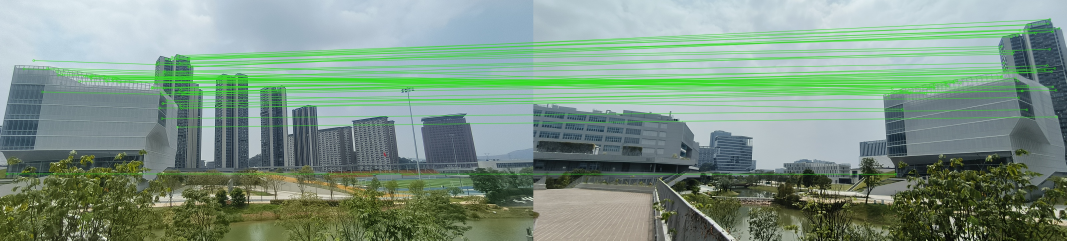
#> input picture homework/hw2/results/matches.jpg, 3200 x 722 px (shown at 1/3 size)
$ python stitch.py ../results/matches.jpg ../results/panorama.jpg
#> lines starting #> are read from the running program, lines starting #| are printed output that depends on the picture
"""Feature-based two-image panorama. Run: python stitch.py picture1.jpg picture2.jpg --out results"""
from pathlib import Path
import argparse, json, platform
import cv2
import numpy as np

def read(path):
#> called with path = '../results/matches.jpg'
    im = cv2.imdecode(np.fromfile(str(path), np.uint8), cv2.IMREAD_COLOR)
#> im is the input picture: shape (722, 3200, 3); mean B, G, R 132.6, 149, 125.1
    if im is None: raise ValueError(f'Cannot read {path}')
    return im

def save(path, im):
    suffix = Path(path).suffix
    ok, data = cv2.imencode(suffix, im)
    if not ok: raise ValueError('Image encoding failed')
    data.tofile(str(path))

def main():
    ap=argparse.ArgumentParser()
    ap.add_argument('image1'); ap.add_argument('image2')
    ap.add_argument('--out', default='results')
    args=ap.parse_args(); out=Path(args.out); out.mkdir(parents=True,exist_ok=True)
    cv2.setRNGSeed(20260929); cv2.setNumThreads(1)
    ims=[read(args.image1), read(args.image2)]
#> call 2 of read, with path = '../results/panorama.jpg'
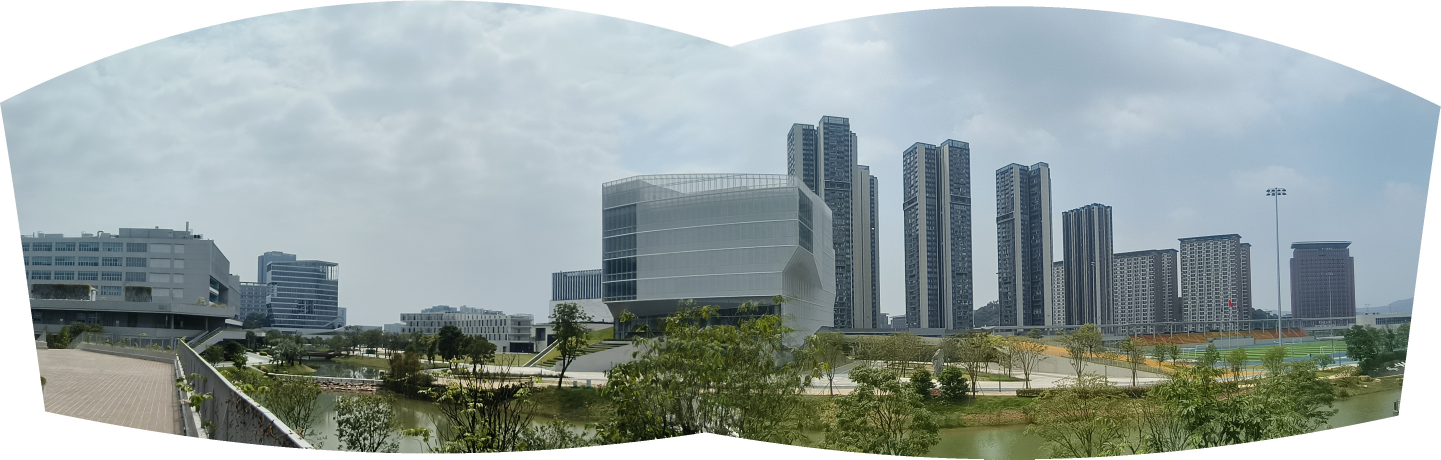
#> input picture homework/hw2/results/panorama.jpg, 4322 x 1378 px (shown at 1/3 size)
#> in read, im is the input picture: shape (1378, 4322, 3); mean B, G, R 162.9, 164.2, 152.9
    scales=[min(1.,1600/im.shape[1]) for im in ims]
#> scales = [0.5, 0.37]
    small=[cv2.resize(im,None,fx=s,fy=s,interpolation=cv2.INTER_AREA) for im,s in zip(ims,scales)]
#> small = 2 items
    sift=cv2.SIFT_create(nfeatures=8000, contrastThreshold=0.025)
    kd=[sift.detectAndCompute(cv2.cvtColor(im,cv2.COLOR_BGR2GRAY),None) for im in small]
#> kd = 2 items
    k1,d1=kd[0]; k2,d2=kd[1]
#> after `k1, d1 = kd[0]`:
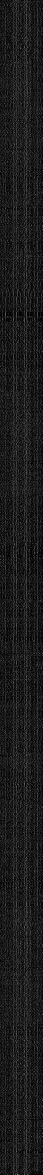
#> d1: shape (3523, 128) float32 (shown at 1/3 size); min 0, max 226, mean 27.6
#> after `k1, d1 = kd[0]`: k1 = 3523 keypoints; strongest (x, y, size): (1478, 350, 2), (1510, 310, 2.1), (1527, 328, 1.9), (1463, 354, 2.6)
#> after `k2, d2 = kd[1]`: k2 = 4162 keypoints; strongest (x, y, size): (311, 402, 2), (527, 502, 2.1), (305, 403, 2.1), (1050, 404, 1.9)
    if d1 is None or d2 is None: raise ValueError('No descriptors')
    bf=cv2.BFMatcher(cv2.NORM_L2)
    matches=bf.knnMatch(d2,d1,k=2)
#> matches = 4162 matches
    good=[m for pair in matches if len(pair)==2 for m,n in [pair] if m.distance<0.75*n.distance]
#> good = 1040 matches
    if len(good)<4: raise ValueError('Fewer than four matches')
    p2=np.float32([k2[m.queryIdx].pt for m in good]); p1=np.float32([k1[m.trainIdx].pt for m in good])
#> after `p2 = np.float32([k2[m.queryIdx].pt for m in good])`: p2 = 1040 pairs, first value 31.18 to 1560.2, second value 100.1 to 499.4
#> after `p1 = np.float32([k1[m.trainIdx].pt for m in good])`: p1 = 1040 pairs, first value 14.35 to 1585.3, second value 36.52 to 352.7
    H,mask=cv2.findHomography(p2,p1,cv2.RANSAC,3.0,maxIters=10000,confidence=0.999)
#> H = [[1.38, -0.363, 844.5], [0.13, 0.724, -32.44], [0.000523, -0.000288, 1]]; mask = 1040 values, max 1 at index 57, min 0 at index 0, mean 0.314
    if H is None: raise ValueError('Homography estimation failed')
    inside=mask.ravel().astype(bool)
    if inside.sum()<10: raise ValueError('Too few inliers')
    pred=cv2.perspectiveTransform(p2[:,None,:],H)[:,0,:]
#> pred = 1040 pairs, first value 834.6 to 1678, second value 44.61 to 357.2
    errs=np.linalg.norm(pred-p1,axis=1)[inside]
#> errs = 327 values, max 2.93 at index 41, min 0.0853 at index 302, mean 1.22
    full=np.linalg.inv(np.diag([scales[0],scales[0],1]))@H@np.diag([scales[1],scales[1],1])
#> full = [[1.02, -0.269, 1689], [0.0963, 0.536, -64.89], [0.000194, -0.000107, 1]]
    full/=full[2,2]
    # Save a readable, evenly sampled subset of RANSAC inliers.
    kept=[m for m,b in zip(good,inside) if b]
#> kept = 327 matches
    shown=[kept[i] for i in np.linspace(0,len(kept)-1,min(70,len(kept)),dtype=int)]
#> shown = 70 matches
    vis=cv2.drawMatches(small[1],k2,small[0],k1,shown,None,matchColor=(30,220,50),flags=2)
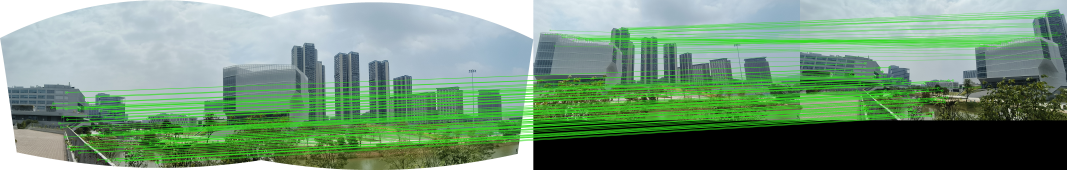
#> vis: shape (510, 3200, 3) (shown at 1/3 size); mean of channels 0, 1, 2 122, 148, 115.8; drawn as B, G, R
    save(out/'matches.jpg',vis)
#> (the run stopped early here; a loop or call above may not have finished)
